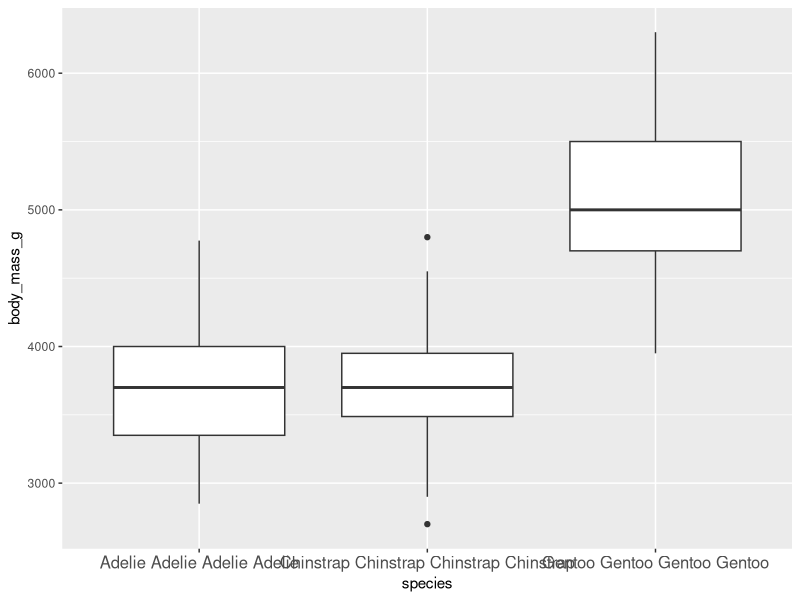
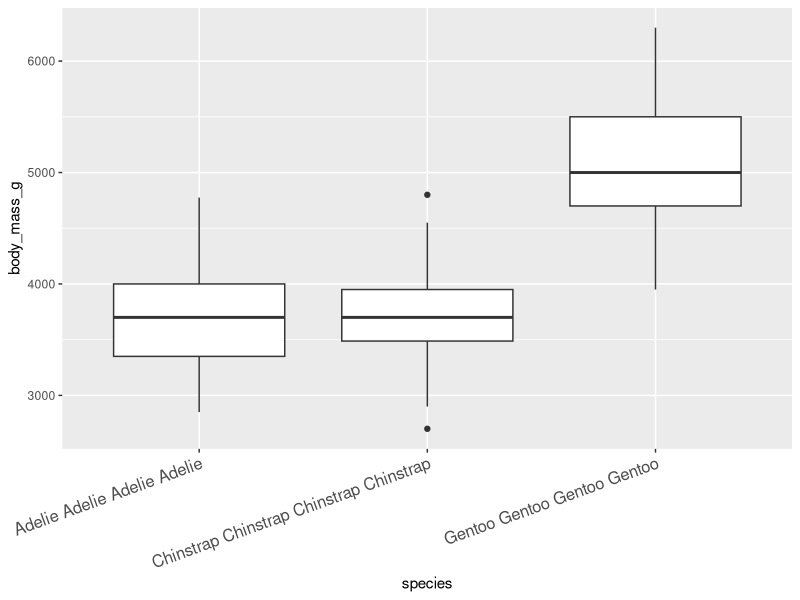
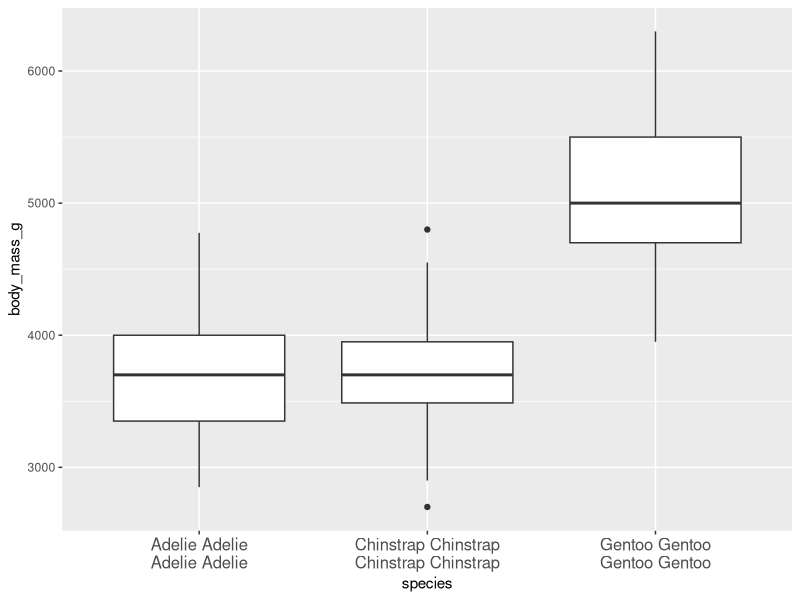
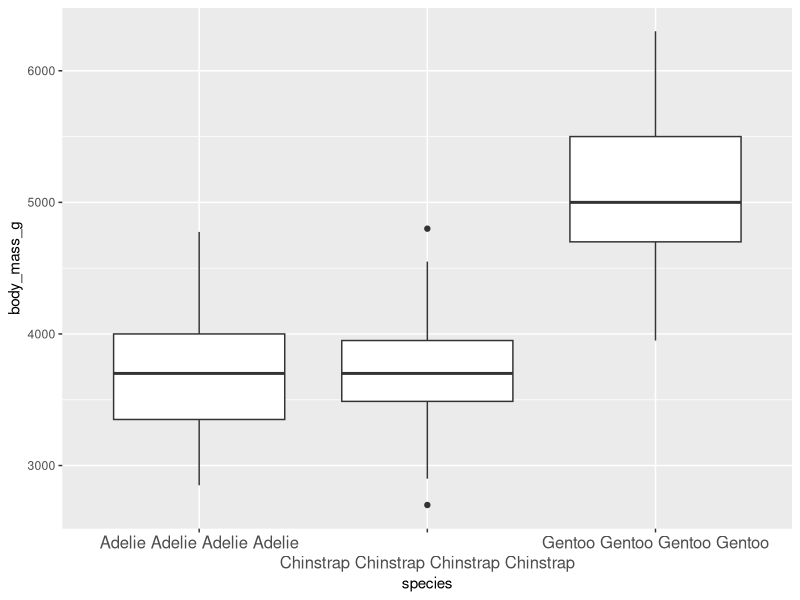
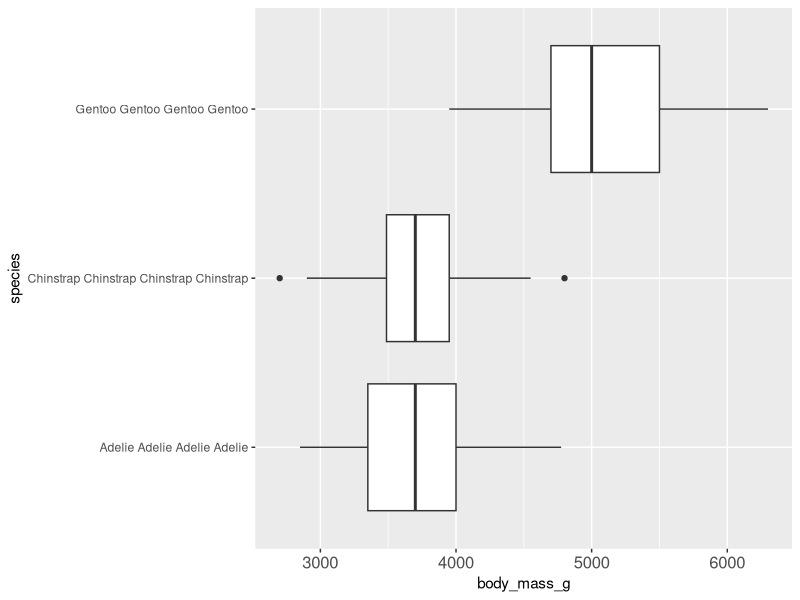

These figures' R source, in order:
## ---- chunk 1
#| label: intro

library(ggplot2)
library(palmerpenguins)
levels(penguins$species) <- 
  paste0(levels(penguins$species)," ",
        levels(penguins$species)," ",levels(penguins$species)," ",levels(penguins$species))
## ---- chunk 2
#| label: fig-laid
#| fig-cap: Ça embouteille

ggplot(penguins, aes(x = species, y = body_mass_g)) +
  geom_boxplot() +
  theme(
    axis.text.x = element_text(size = 12)
  )
## ---- chunk 3
#| label: fig-angle
#| fig-cap: Labels pivotés

ggplot(penguins, aes(x = species, y = body_mass_g)) +
  geom_boxplot() +
  theme(
    axis.text.x = element_text(size = 12, angle = 20, hjust = 1)
  )
## ---- chunk 4
#| label: fig-lignes
#| fig-cap: Labels sur deux lignes

library(scales) # Pour la fonction label_wrap

ggplot(penguins, aes(x = species, y = body_mass_g)) +
  geom_boxplot() +
  theme(
    axis.text.x = element_text(size = 12)
  ) +
   scale_x_discrete(labels = label_wrap(20)) # On choisit la longueur des lignes
## ---- chunk 5
#| label: fig-decal
#| fig-cap: Labels alternés


ggplot(penguins, aes(x = species, y = body_mass_g)) +
  geom_boxplot() +
  theme(
    axis.text.x = element_text(size = 12)
  ) +
    scale_x_discrete(guide = guide_axis(n.dodge = 2))
## ---- chunk 6
#| label: fig-pivotc
#| fig-cap: Graphique pivoté

ggplot(penguins, aes(x = species, y = body_mass_g)) +
  geom_boxplot() +
  theme(
    axis.text.x = element_text(size = 12)
  ) +
  coord_flip()
